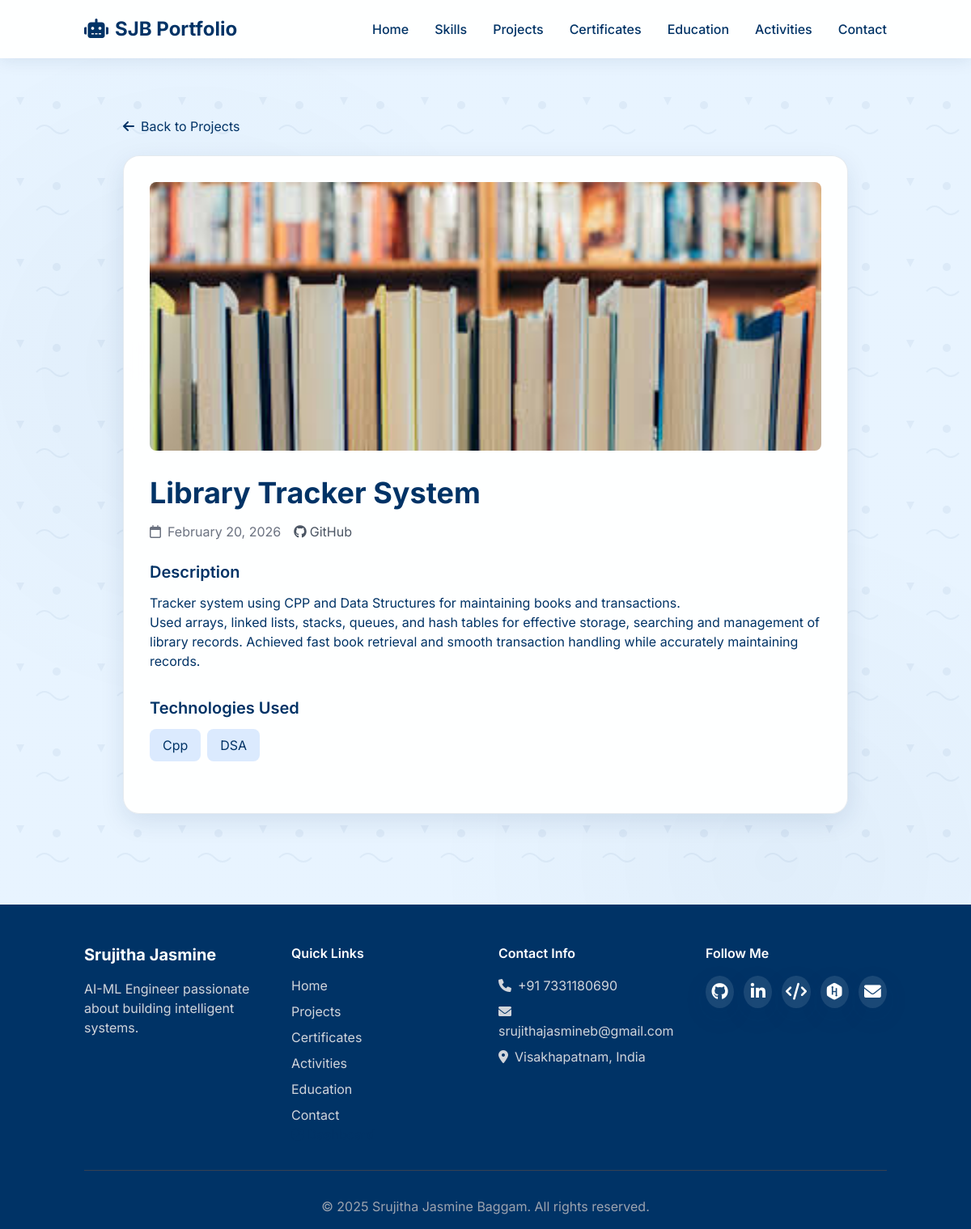
The page /projects/library-tracker-system/ on the database its author committed.
### projects_app/models.py (models this page shows, shortened)
class Project(models.Model):
    title = models.CharField(max_length=200)
    slug = models.SlugField(unique=True, blank=True)
    description = models.TextField()
    tech_stack = models.CharField(max_length=500, help_text="Comma separated technologies")
    github_link = models.URLField(blank=True, null=True)
    live_demo_link = models.URLField(blank=True, null=True)
    created_date = models.DateTimeField(auto_now_add=True)
    updated_date = models.DateTimeField(auto_now=True)
    image = models.ImageField(upload_to='projects/', blank=True, null=True)
    class Meta:
        ordering = ['-created_date']
    def get_tech_list(self):
        return [tech.strip() for tech in self.tech_stack.split(',')]

### projects_app/views.py (the view)
# urls.py: path('<slug:slug>/', views.project_detail, name='project_detail'),
def project_detail(request, slug):
    project = get_object_or_404(Project, slug=slug)
    return render(request, 'project_detail.html', {'project': project})

### templates/project_detail.html (shortened to what this page needs)
{% extends 'base.html' %}
{% load static %}
{% block content %}
<div class="container mx-auto px-4 py-12">
    <div class="max-w-4xl mx-auto">
        <a href="{% url 'projects:project_list' %}" class="inline-flex items-center text-[#003366] hover:text-blue-600 mb-6">
            <i class="fas fa-arrow-left mr-2"></i>Back to Projects
        </a>
        <div class="card">
            {% if project.image %}
            <div class="mb-8 rounded-lg overflow-hidden">
                <img src="{{ project.image.url }}" alt="{{ project.title }}" class="w-full h-auto">
            </div>
            {% endif %}
            <h1 class="text-3xl md:text-4xl font-bold text-[#003366] mb-4">{{ project.title }}</h1>
            <div class="flex flex-wrap gap-4 mb-6">
                <span class="text-gray-500">
                    <i class="far fa-calendar mr-2"></i>{{ project.created_date|date:"F j, Y" }}
                </span>
                {% if project.github_link %}
                <a href="{{ project.github_link }}" target="_blank" class="text-gray-600 hover:text-[#003366]">
                    <i class="fab fa-github mr-1"></i>GitHub
                </a>
                {% endif %}
            </div>
            <div class="prose max-w-none mb-8">
                <h2 class="text-xl font-semibold text-[#003366] mb-3">Description</h2>
                <p class="text-gray-700 leading-relaxed">{{ project.description|linebreaks }}</p>
            </div>
            <div class="mb-8">
                <h2 class="text-xl font-semibold text-[#003366] mb-3">Technologies Used</h2>
                <div class="flex flex-wrap gap-2">
                    {% for tech in project.get_tech_list %}
                        <span class="px-4 py-2 bg-blue-100 text-[#003366] rounded-lg">{{ tech }}</span>
                    {% endfor %}
                </div>
            </div>
        </div>
    </div>
</div>
{% endblock %}

### static/css/style.css (style rules this page uses)
:root { --light-blue: #e6f3ff; --dark-blue: #003366; --accent-blue: #1e4a7a; --white: #ffffff; --shadow: 0 10px 30px rgba(0, 51, 102, 0.1); --transition: all 0.3s ease; }
* { margin: 0; padding: 0; box-sizing: border-box; }
html { scroll-behavior: smooth; }
body { background-color: var(--light-blue); color: var(--dark-blue); font-family: -apple-system, BlinkMacSystemFont, 'Segoe UI', Roboto, Oxygen, Ubuntu, Cantarell, sans-serif; line-height: 1.6; min-height: 100vh; position: relative; overflow-x: hidden; transition: background-color 0.3s, color 0.3s; }
body::before { content: ''; position: fixed; top: 0; left: 0; width: 100%; height: 100%; background-size: 100px 100px, 100% 100%, 100% 100%; pointer-events: none; z-index: -1; transition: opacity 0.3s; }
.card { background: rgba(255, 255, 255, 0.9); backdrop-filter: blur(5px); border-radius: 20px; padding: 2rem; box-shadow: var(--shadow); transition: var(--transition); border: 1px solid rgba(0, 51, 102, 0.1); }

### templates/base.html (style rules this page uses)
:root { --light-blue: #e6f3ff; --dark-blue: #003366; }
body { background: linear-gradient(rgba(230, 243, 255, 0.92), rgba(230, 243, 255, 0.92)), url('https://images.unsplash.com/photo-1550751827-4bd374c3f58b?ixlib=rb-1.2.1&auto=format&fit=crop&w=1350&q=80'); background-size: cover; background-attachment: fixed; background-position: center; color: var(--dark-blue); font-family: 'Inter', sans-serif; min-height: 100vh; }
.card { background: rgba(255, 255, 255, 0.95); backdrop-filter: blur(10px); border-radius: 20px; padding: 2rem; box-shadow: 0 10px 30px rgba(0, 51, 102, 0.1); transition: all 0.4s ease; border: 1px solid rgba(0, 51, 102, 0.1); animation: float 4s ease-in-out infinite; }

### rows shown on the page
Project: image (picture), title "Library Tracker System", created_date "February 20, 2026", description "Tracker system using CPP and Data Structures for maintaining books and transactions. Used arrays, linked lists, stacks, queues, and hash tables for effective storage, searching and management of library records. Achieved fast book retrieval and smooth transaction handling while accurately maintaining records."

### other values the page prints
{{ tech }} "Cpp" "DSA"
